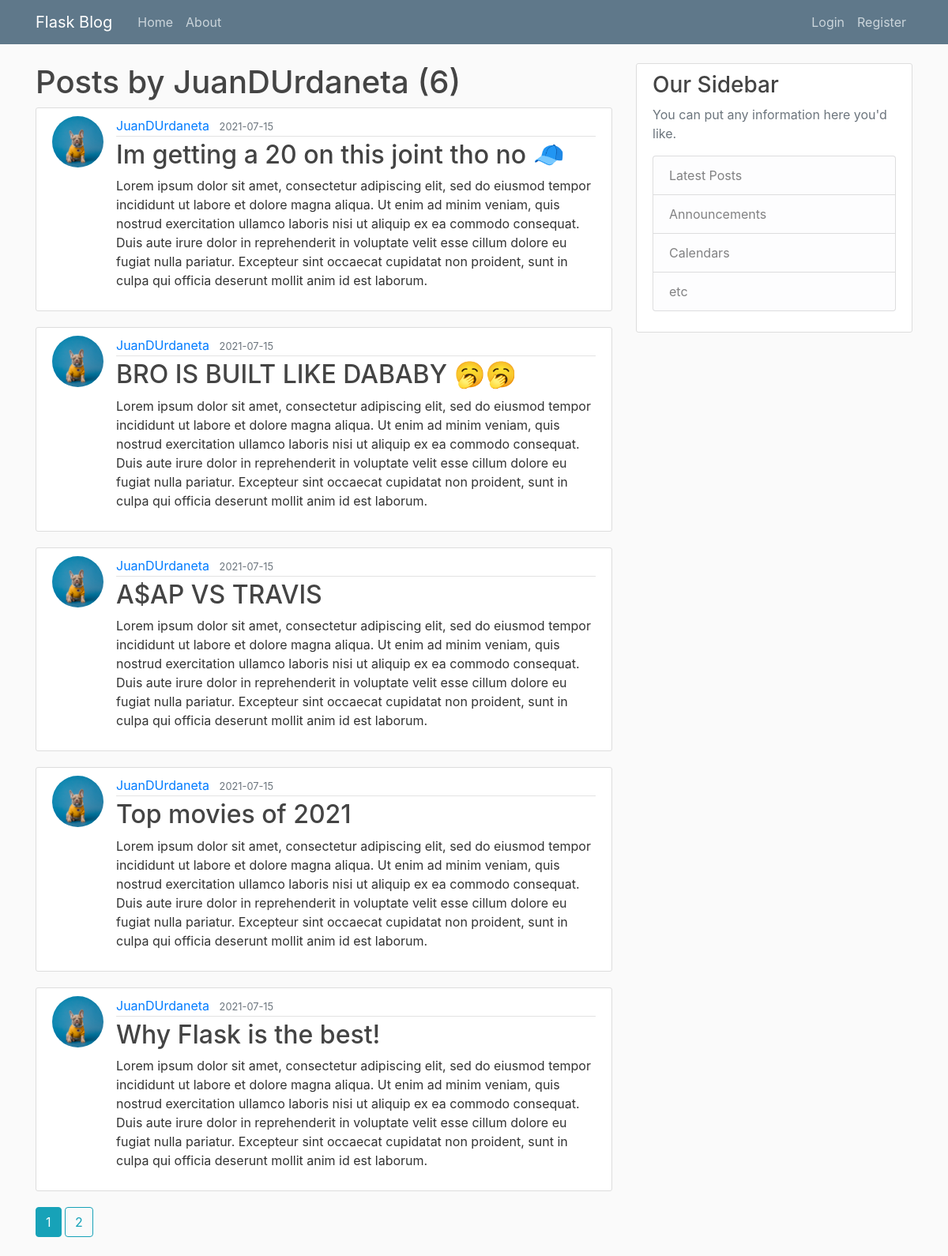
The app's page /user/JuanDUrdaneta, older data.
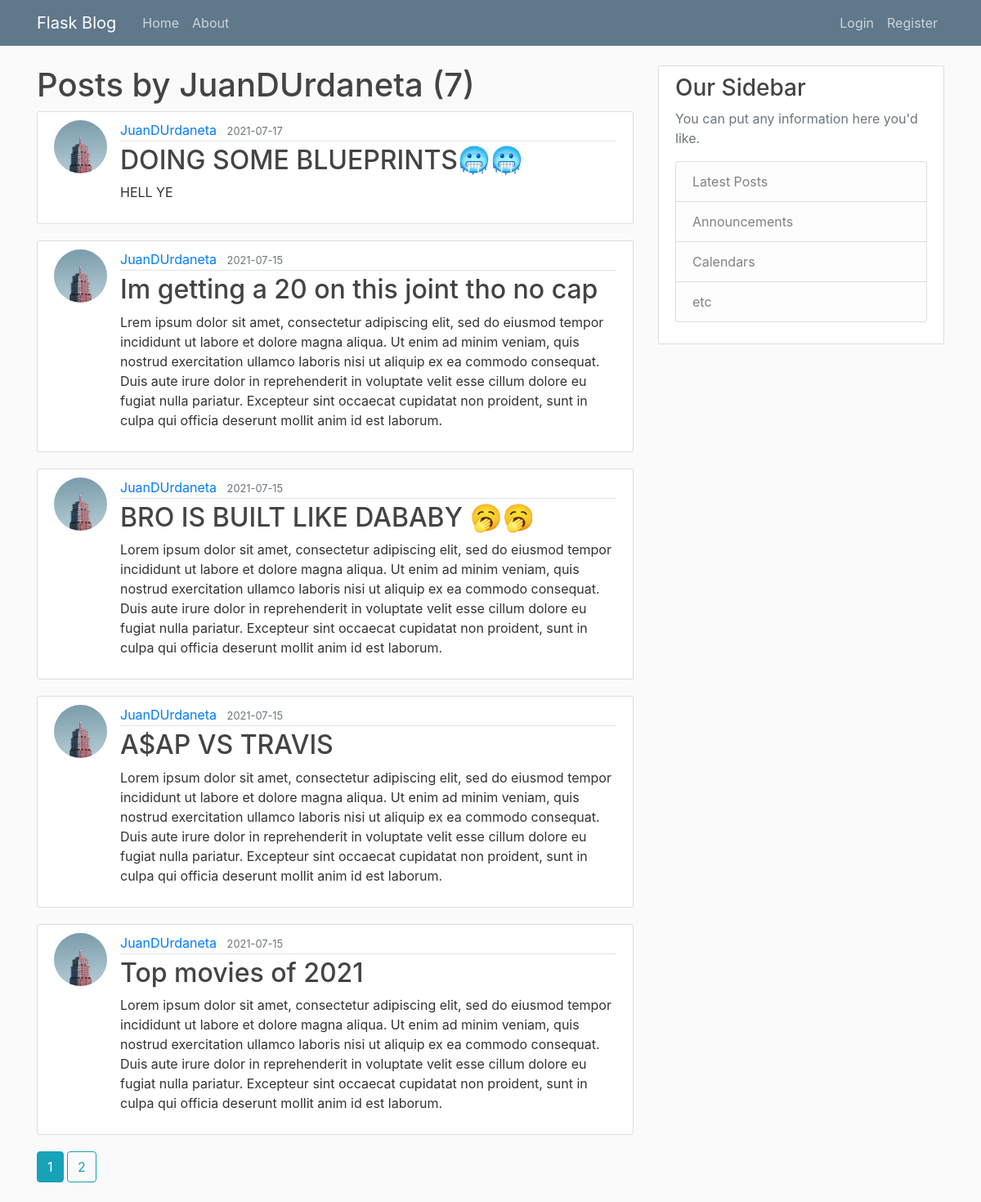
The same page, newer data.
### flaskblog/models.py (models this page shows, shortened)
class Post(db.Model):
    id = db.Column(db.Integer, primary_key=True)
    title = db.Column(db.String(100), nullable=False)
    date_posted = db.Column(db.DateTime, nullable=False, default=datetime.utcnow)
    content = db.Column(db.Text, nullable=False)
    user_id = db.Column(db.Integer, db.ForeignKey('user.id'), nullable=False)

class User(db.Model, UserMixin):
    id = db.Column(db.Integer, primary_key=True)
    username = db.Column(db.String(20), unique=True, nullable=False)
    email = db.Column(db.String(120), unique=True, nullable=False)
    image_file = db.Column(db.String(20), nullable=False, default='default.jpg')
    password = db.Column(db.String(60), nullable=False)
    posts = db.relationship('Post', backref='author', lazy=True)

### flaskblog/users/routes.py (the view)
@users.route("/user/<string:username>")
def user_posts(username):
    page = request.args.get('page', 1, type=int)
    user = User.query.filter_by(username=username).first_or_404()
    posts = Post.query.filter_by(author=user).order_by(Post.date_posted.desc()).paginate(page=page, per_page=5)
    return render_template('user_posts.html', title=user.username, posts=posts, user=user)

### flaskblog/templates/user_posts.html
{% extends "layout.html" %}
{% block content %}
    <h1>Posts by {{user.username}} ({{posts.total}})</h1>
    {% for post in posts.items %}
        <article class="media content-section">
          <img src="{{url_for('static', filename='profile_pics/'+ post.author.image_file )}}" class="rounded-circle article-img">
          <div class="media-body">
            <div class="article-metadata">
              <a class="mr-2" href="{{url_for('users.user_posts', username = post.author.username)}}">{{ post.author.username }}</a>
              <small class="text-muted">{{ post.date_posted.strftime('%Y-%m-%d') }}</small>
            </div>
            <h2><a class="article-title" href="{{url_for('posts.post', post_id=post.id)}}">{{ post.title }}</a></h2>
            <p class="article-content">{{ post.content }}</p>
          </div>
        </article>
    {% endfor %}
      {% for page_num in posts.iter_pages(left_edge=1, right_edge=1, left_current=1, right_current=2) %}
        {% if page_num %}
          {% if posts.page == page_num %}
          <a href="{{url_for('users.user_posts', page=page_num, username=user.username)}}" class="btn btn-info mb-4">{{page_num}}</a>
          {% else %}
          <a href="{{url_for('users.user_posts', page=page_num, username=user.username)}}" class="btn btn-outline-info mb-4">{{page_num}}</a>
          {% endif %}
        {% else %}
        ...
        {% endif %}
      {% endfor %}
{% endblock content %}

Row changes from the older to the newer data that the page shows:
no longer on this page (row unchanged): Post: image_file (placeholder picture), author.username "JuanDUrdaneta", date_posted "2021-07-15", title "Why Flask is the best!", content "Lorem ipsum dolor sit amet, consectetur adipiscing elit, sed do eiusmod tempor incididunt ut labore et dolore magna aliqua. Ut enim ad minim veniam, quis nostrud exercitation ullamco laboris nisi ut aliquip ex ea commodo consequat. Duis aute irure dolor in reprehenderit in voluptate velit esse cillum dolore eu fugiat nulla pariatur. Excepteur sint occaecat cupidatat non proident, sunt in culpa qui officia deserunt mollit anim id est laborum."
added Post: image_file (picture), author.username "JuanDUrdaneta", date_posted "2021-07-17", title "DOING SOME BLUEPRINTS🥶🥶", content "HELL YE"
changed Post: image_file: picture added in place of a placeholder; title "Im getting a 20 on this joint tho no 🧢" → "Im getting a 20 on this joint tho no cap"; content "Lorem ipsum dolor sit amet,…" → "Lrem ipsum dolor sit amet,…"
changed through a linked row, Post "BRO IS BUILT LIKE DABABY 🥱🥱": image_file: picture added in place of a placeholder
changed through a linked row, Post "A$AP VS TRAVIS": image_file: picture added in place of a placeholder
changed through a linked row, Post "Top movies of 2021": image_file: picture added in place of a placeholder
Text that changed along with them:
{{ posts.total }}: "6" → "7"
